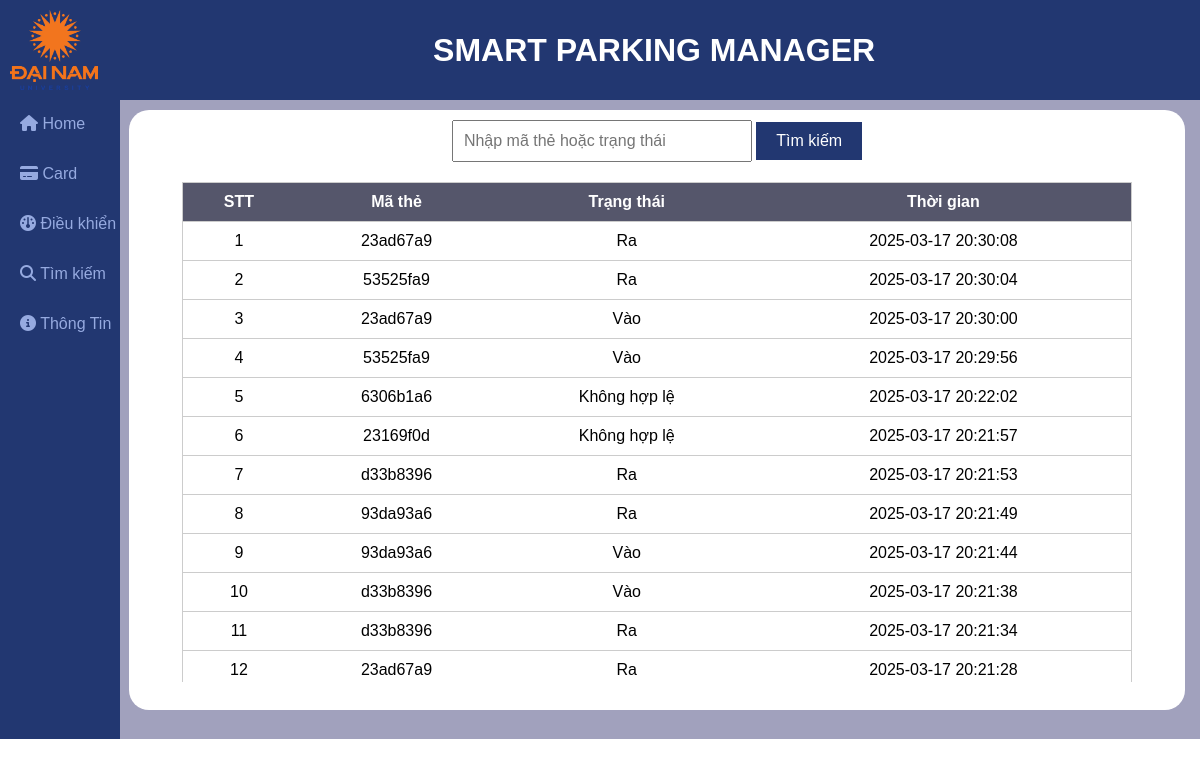
Screenshot of /search.php with the database file from the repository.
### tables this page shows
CREATE TABLE `history` (
  `rfid` varchar(10) NOT NULL,
  `status` varchar(20) NOT NULL,
  `time` datetime NOT NULL DEFAULT current_timestamp()
);

### search.php (the view, shortened to what this page needs)
<?php
include 'db_connection.php';
$keyword = isset($_GET['keyword']) ? $conn->real_escape_string($_GET['keyword']) : '';
$sql = "SELECT rfid, status, time FROM history WHERE rfid LIKE '%$keyword%' OR status LIKE '%$keyword%' ORDER BY time DESC";
$result = $conn->query($sql);
?>
<!DOCTYPE html>
<html lang="en">
<head>
    <link rel="stylesheet" href="https://cdnjs.cloudflare.com/ajax/libs/font-awesome/6.2.1/css/all.min.css">
    <link rel="stylesheet" href="./font.css">
</head>
<body>
    <div id="main">
        <div id="header">
            <img src="./img/DAINAM_Logo.png" alt="">
            <h1>SMART PARKING MANAGER</h1>
        </div>
        <div id="body">
            <ul class="taskbar">
                <li><a href="#" onclick="sendSignal('home'); window.location.href='index.php'; return false;"><i class='fa-solid fa-house'></i> Home</a></li>
                <li><a href="#" onclick="sendSignal('card'); window.location.href='card.php'; return false;"><i class='fa-solid fa-credit-card'></i> Card</a></li>
                <li><a href="control.php"><i class="fa-solid fa-gauge"></i> Điều khiển</a></li>
                <li><a href="search.php"><i class='fa-solid fa-search'></i> Tìm kiếm</a></li>
                <li><a href="info.php"><i class='fa fa-info-circle'></i> Thông Tin</a></li>
            </ul>
            <div id="wapper">
                <div class="search-container">
                    <form method="GET" action="search.php">
                        <input type="text" name="keyword" placeholder="Nhập mã thẻ hoặc trạng thái" value="<?php echo htmlspecialchars($keyword); ?>">
                        <button type="submit">Tìm kiếm</button>
                    </form>
                </div>
                <div id="table-container">
                    <table>
                        <thead class="sticky-thead">
                            <tr>
                                <th>STT</th>
                                <th>Mã thẻ</th>
                                <th>Trạng thái</th>
                                <th>Thời gian</th>
                            </tr>
                        </thead>
                        <tbody id="data">
                            <?php
                            if ($result->num_rows > 0) {
                                $stt = 1;
                                while($row = $result->fetch_assoc()) {
                                    if ($row["status"] == 'in') {
                                        $status = "Vào";
                                    } elseif ($row["status"] == 'out') {
                                        $status = "Ra";
                                    } elseif ($row["status"] == 'not_valid') {
                                        $status = "Không hợp lệ";
                                    } else {
                                        $status = $row["status"];
                                    }
                                    echo "<tr>";
                                    echo "<td>" . $stt . "</td>";
                                    echo "<td>" . $row["rfid"]. "</td>";
                                    echo "<td>" . $status . "</td>";
                                    echo "<td>" . $row["time"]. "</td>";
                                    echo "</tr>";
                                    $stt++;
                                }
                            } else {
                                echo "<tr><td colspan='4'>Không có dữ liệu phù hợp</td></tr>";
                            }
                            ?>
                        </tbody>
                    </table>
                </div>
            </div>
        </div>
    </div>
</body>
</html>

### search.php (style rules this page uses)
* { margin: 0; padding: 0; box-sizing: border-box; }
html { font-family: Arial, Helvetica, sans-serif; }
#header { width: 100%; height: 100px; position: relative; background-color: #223771; text-align: center; color: #fff; line-height: 100px; }
#header img { margin: 10px; height: 80px; width: auto; float: left; }
.taskbar { width: 10%; position: relative; height: 639px; background-color: #223771; }
.taskbar>li { width: 100%; height: 50px; }
.taskbar>li>a { display: block; height: 100%; text-decoration: none; color: #96aae0; padding-top: 15px; padding-left: 20px; }
#body { background-color: rgb(161, 161, 189); }
#wapper { position: absolute; width: 88%; height: 600px; background-color: #fff; top: 100px; right: 15px; border-radius: 20px; margin-top: 10px; padding-top: 10px; }
#table-container { overflow-y: scroll; width: 90%; height: 500px; margin: 0 auto; }
#table-container table { width: 100%; border-collapse: collapse; background-color: #fff; border: 1px solid #ccc; text-align: center; }
#table-container table th { background-color: rgba(85, 86, 107, 1); color: #fff; font-weight: bold; padding: 10px; }
#table-container table tr { border: 1px solid #ccc; }
#table-container table td { padding: 10px; }
.sticky-thead { position: sticky; top: 0; z-index: 1; }
.search-container { width: 90%; margin: 0 auto; margin-bottom: 20px; text-align: center; }
.search-container input { width: 300px; padding: 10px; font-size: 16px; }
.search-container button { padding: 10px 20px; font-size: 16px; background-color: #223771; color: white; border: none; cursor: pointer; }

### rows the page displays
history: rfid "23ad67a9", status "Ra", time "2025-03-17 20:30:08"
history: rfid "53525fa9", status "Ra", time "2025-03-17 20:30:04"
history: rfid "23ad67a9", status "Vào", time "2025-03-17 20:30:00"
history: rfid "53525fa9", status "Vào", time "2025-03-17 20:29:56"
history: rfid "6306b1a6", status "Không hợp lệ", time "2025-03-17 20:22:02"
history: rfid "23169f0d", status "Không hợp lệ", time "2025-03-17 20:21:57"
history: rfid "d33b8396", status "Ra", time "2025-03-17 20:21:53"
history: rfid "93da93a6", status "Ra", time "2025-03-17 20:21:49"
history: rfid "93da93a6", status "Vào", time "2025-03-17 20:21:44"
history: rfid "d33b8396", status "Vào", time "2025-03-17 20:21:38"
history: rfid "d33b8396", status "Ra", time "2025-03-17 20:21:34"
history: rfid "23ad67a9", status "Ra", time "2025-03-17 20:21:28"
